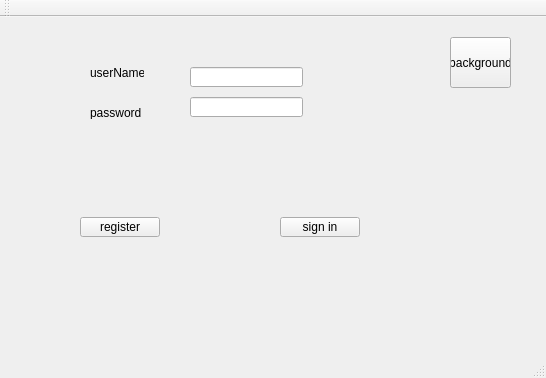
<?xml version="1.0" encoding="UTF-8"?>
<ui version="4.0">
 <class>MainWindow</class>
 <widget class="QMainWindow" name="MainWindow">
  <property name="geometry">
   <rect>
    <x>0</x>
    <y>0</y>
    <width>546</width>
    <height>378</height>
   </rect>
  </property>
  <property name="windowTitle">
   <string>MainWindow</string>
  </property>
  <widget class="QWidget" name="centralWidget">
   <widget class="QPushButton" name="registerButton">
    <property name="geometry">
     <rect>
      <x>80</x>
      <y>200</y>
      <width>80</width>
      <height>20</height>
     </rect>
    </property>
    <property name="text">
     <string>register</string>
    </property>
   </widget>
   <widget class="QPushButton" name="signInButton">
    <property name="geometry">
     <rect>
      <x>280</x>
      <y>200</y>
      <width>80</width>
      <height>20</height>
     </rect>
    </property>
    <property name="text">
     <string>sign in</string>
    </property>
   </widget>
   <widget class="QLabel" name="label">
    <property name="geometry">
     <rect>
      <x>90</x>
      <y>50</y>
      <width>54</width>
      <height>12</height>
     </rect>
    </property>
    <property name="text">
     <string>userName</string>
    </property>
   </widget>
   <widget class="QLabel" name="label_2">
    <property name="geometry">
     <rect>
      <x>90</x>
      <y>90</y>
      <width>54</width>
      <height>12</height>
     </rect>
    </property>
    <property name="text">
     <string>password</string>
    </property>
   </widget>
   <widget class="QLineEdit" name="userNameLe">
    <property name="geometry">
     <rect>
      <x>190</x>
      <y>50</y>
      <width>113</width>
      <height>20</height>
     </rect>
    </property>
   </widget>
   <widget class="QLineEdit" name="passwordLe">
    <property name="geometry">
     <rect>
      <x>190</x>
      <y>80</y>
      <width>113</width>
      <height>20</height>
     </rect>
    </property>
   </widget>
   <widget class="QPushButton" name="background">
    <property name="geometry">
     <rect>
      <x>450</x>
      <y>20</y>
      <width>61</width>
      <height>51</height>
     </rect>
    </property>
    <property name="text">
     <string>background</string>
    </property>
   </widget>
  </widget>
  <widget class="QMenuBar" name="menuBar">
   <property name="geometry">
    <rect>
     <x>0</x>
     <y>0</y>
     <width>546</width>
     <height>22</height>
    </rect>
   </property>
  </widget>
  <widget class="QToolBar" name="mainToolBar">
   <attribute name="toolBarArea">
    <enum>TopToolBarArea</enum>
   </attribute>
   <attribute name="toolBarBreak">
    <bool>false</bool>
   </attribute>
  </widget>
  <widget class="QStatusBar" name="statusBar"/>
 </widget>
 <layoutdefault spacing="6" margin="11"/>
 <resources/>
 <connections/>
</ui>
